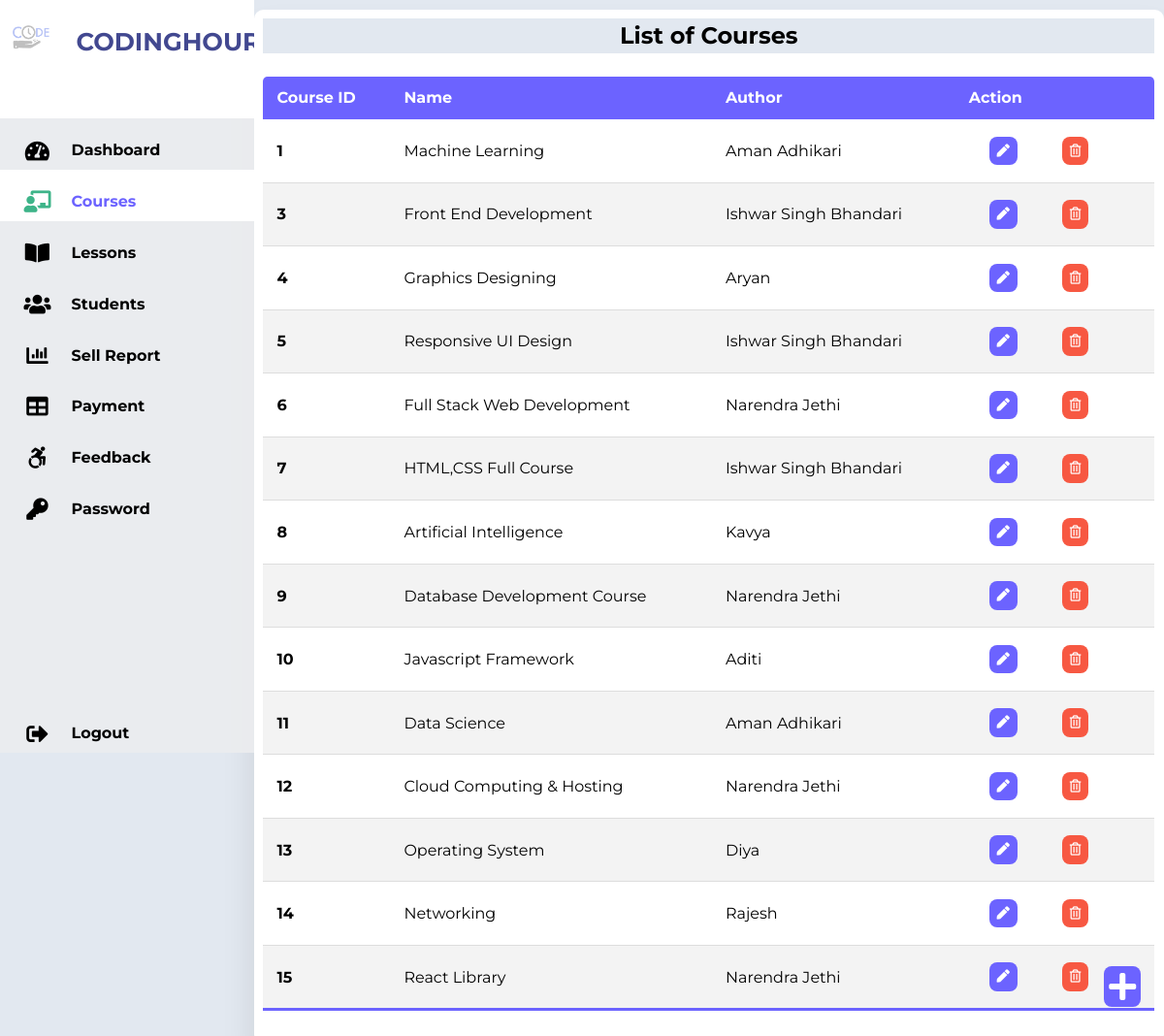
/Admin/courses.php (signed in), run on the app's committed database.
### tables this page shows
CREATE TABLE `course` (
  `course_id` int(11) NOT NULL,
  `course_name` text NOT NULL,
  `course_desc` text NOT NULL,
  `course_author` varchar(255) NOT NULL,
  `course_img` text NOT NULL,
  `course_duration` text NOT NULL,
  `course_price` int(11) NOT NULL,
  `course_original_price` int(11) NOT NULL
);

### Admin/courses.php (the view, shortened to what this page needs)
<?php
include('../dbConnection.php');
?>
<!DOCTYPE html>
<html lang="en">
  <head>
    <link rel="stylesheet" href="../css/adminDashboardStyle.css" />
    <link rel="stylesheet" href="../css/adminCourse.css" />
    <link
      rel="stylesheet"
      href="https://cdnjs.cloudflare.com/ajax/libs/font-awesome/5.15.4/css/all.min.css"
    />
  </head>
  <body>
    <div class="container">
      <nav>
        <ul>
          <li>
            <a href="#" class="logo">
              <img src="./pic/logo.png" />
              <span class="sidebar-head">CodingHour</span></a
            >
          </li>
          <li>
            <a href="adminDashboard.php">
              <i class="fas fa-tachometer-alt"></i>
              <span class="sidebar-item">Dashboard</span>
            </a>
          </li>
          <li>
            <a href="courses.php" class="link-active">
              <i class="fas fa-chalkboard-teacher"></i>
              <span class="sidebar-item link-active">Courses</span>
            </a>
          </li>
          <li>
            <a href="lesson.php">
              <i class="fas fa-book-open"></i>
              <span class="sidebar-item">Lessons</span>
            </a>
          </li>
          <li>
            <a href="students.php">
              <i class="fas fa-users"></i>
              <span class="sidebar-item">Students</span>
            </a>
          </li>
          <li>
            <a href="sellReport.php">
              <i class="fas fa-chart-bar"></i>
              <span class="sidebar-item">Sell Report</span>
            </a>
          </li>
          <li>
            <a href="#">
              <i class="fas fa-table"></i>
              <span class="sidebar-item">Payment</span>
            </a>
          </li>
          <li>
            <a href="feedback.php"">
              <i class="fab fa-accessible-icon"></i>
              <span class="sidebar-item">Feedback</span>
            </a>
          </li>
          <li>
            <a href="adminChangePassword.php">
              <i class="fas fa-key"></i>
              <span class="sidebar-item">Password</span>
            </a>
          </li>
          <li>
            <a href="../logout.php" class="logout">
              <i class="fas fa-sign-out-alt"></i>
              <span class="sidebar-item">Logout</span>
            </a>
          </li>
        </ul>
      </nav>
      <div class="course-list">
        <h1>List of Courses</h1>
        <?php
        $sql="SELECT * FROM course";
        $result=$conn->query($sql);
        if($result->num_rows > 0){
        ?>
        <table class="table">
          <thead>
            <tr>
              <th>Course ID</th>
              <th>Name</th>
              <th>Author</th>
              <th>Action</th>
            </tr>
          </thead>
          <tbody>
            <?php
            while($row=$result->fetch_assoc()){
            echo'<tr>';
              echo '<th>'.$row['course_id'].'</th>';
              echo'<td>'.$row['course_name'].'</td>';
              echo'<td>'.$row['course_author'].'</td>';
              echo'<td>';
                echo'
                <form action="editCourse.php" method="POST" style="display:inline">
                <input type="hidden" name="id" value='.$row["course_id"].'>
                <button
                  type="submit"
                  class="btn btn-info"
                  name="view"
                  value="view"
                >
                  <i class="fas fa-pen pen"> </i>
                </button>
                </form>
              <form action="" method="POST" style="display:inline">
              <input type="hidden" name="id" value='.$row["course_id"].'>
                <button
                  type="submit"
                  class="btn btn-secondary"
                  name="delete"
                  value="Delete"
                >
                  <i class="far fa-trash-alt del"></i>
                </button>
                </form>
              </td>
            </tr>';
             } ?>
          </tbody>
        </table>
        <?php }
         else{
        echo "0 Result";
         }
        ?>
      </div>
    </div>
    <div>
      <a class="btn btn-danger box" href="addCourse.php"
        ><i class="fas fa-plus fa-2x"></i
      ></a>
    </div>
  </body>
</html>

### css/adminDashboardStyle.css (style rules this page uses)
* { margin: 0; padding: 0; border: 0; outline: none; border: none; text-decoration: none; list-style: none; box-sizing: border-box; font-family: "Montserrat", sans-serif; }
:root { --color-primary: #6c63ff; --color-success: #3eb489; --color-warning: #f7c94b; --color-danger: #f75842; --color-danger-variant: #961316; --color-white: #fff; --color-light: rgba(255, 255, 255, 0.65); --color-black: #000; --color-bg: #1f2641; --color-bg1: #2e3267; --color-bg2: #424890; --color-quote: #0f172a; --color-course1: #ef4444; --color-course3: #0891b2; --color-course2: #22c55e; --color-body: #ecedefe9; --color-bodybg: #e2e8f0; --container-width-lg: 76%; --container-width-md: 90%; --container-width-sm: 94%; --transition: all 400ms ease; }
body { background: var(--color-bodybg); }
nav { position: sticky; top: 0; bottom: 0; height: 97vh; width: 21rem; left: 0; background: #ecedefe9; overflow: hidden; transition: 1s; }
.logo { text-align: center; display: flex; margin-bottom: 0.5rem 0 0 0.5rem; padding: 1rem 0.5rem 3rem 0.5rem; }
.logo img { width: 3rem; height: 3rem; border-radius: 20%; background: white; padding: 0.3rem; }
.logo span { font-weight: bold; padding-left: 0.9rem; font-size: 1.5rem; margin-top: 0.3rem; margin-left: 0.5rem; padding: 1rem 1rem 1rem 0.9rem; padding-top: 0.4rem; color: var(--color-primary); text-transform: uppercase; }
nav a { position: relative; width: 21rem; font-size: 1rem; font-weight: bold; color: black; display: table; padding: 0.4rem; }
nav .fas, .fab { border-radius: 50%; position: relative; width: 4rem; height: 2.5rem; top: 1rem; font-size: 1.4rem; text-align: center; }
nav .sidebar-head { color: var(--color-bg2); font-size: 1.6rem; }
.sidebar-item { position: relative; top: 0.8rem; margin-left: 0.2rem; text-align: center; }
nav .link-active { background: var(--color-white); color: var(--color-primary); }
nav .link-active i { color: var(--color-success); }
nav .logout { position: absolute; bottom: 0px; }
.container { display: flex; }
.table { border-collapse: collapse; margin: 1.5rem 0; font-size: 1rem; min-width: 100%; overflow: hidden; border-radius: 0.3rem 0.3rem 0 0; }
table thead tr { color: white; background: var(--color-primary); text-align: left; font-weight: bold; }
.table th, .table td { padding: 0.8rem 0.9rem; }
.table tbody tr { border-bottom: 1px solid #ddd; }
.table tbody tr:nth-of-type(even) { background: #f3f3f3; }
.table tbody tr:last-of-type { border-bottom: 0.2rem solid var(--color-primary); }
.table button { padding: 0.3rem 1.3rem; background: transparent; cursor: pointer; }

### css/adminCourse.css (style rules this page uses)
.course-list { width: 100%; padding: 0.6rem; margin-top: 0.6rem; background: white; border-radius: 0.6rem; box-shadow: 0 1.5rem 2.2rem rgba(0, 0, 0, 0.1); text-align: left; }
.course-list h1 { text-align: center; font-weight: bold; font-size: 1.5rem; padding: 0.2rem; background: var(--color-bodybg); }
.table tbody td button .pen { background: var(--color-primary); border-radius: 0.5rem; padding: 0.5rem; color: white; }
.table tbody td button .del { background: var(--color-danger); border-radius: 0.5rem; padding: 0.5rem; color: white; }
.box { position: fixed; bottom: 0.6rem; right: 1.5rem; margin-bottom: 1.8rem; padding: 0.3rem; color: white; border-radius: 0.5rem; background: var(--color-primary); }

### data on the page
course: course_id "1", course_name "Machine Learning", course_author "Aman Adhikari"
course: course_id "3", course_name "Front End Development", course_author "Ishwar Singh Bhandari"
course: course_id "4", course_name "Graphics Designing", course_author "Aryan"
course: course_id "5", course_name "Responsive UI Design", course_author "Ishwar Singh Bhandari"
course: course_id "6", course_name "Full Stack Web Development", course_author "Narendra Jethi"
course: course_id "7", course_name "HTML,CSS Full Course", course_author "Ishwar Singh Bhandari"
course: course_id "8", course_name "Artificial Intelligence", course_author "Kavya"
course: course_id "9", course_name "Database Development Course", course_author "Narendra Jethi"
course: course_id "10", course_name "Javascript Framework", course_author "Aditi"
course: course_id "11", course_name "Data Science", course_author "Aman Adhikari"
course: course_id "12", course_name "Cloud Computing & Hosting", course_author "Narendra Jethi"
course: course_id "13", course_name "Operating System", course_author "Diya"
course: course_id "14", course_name "Networking", course_author "Rajesh"
course: course_id "15", course_name "React Library", course_author "Narendra Jethi"
